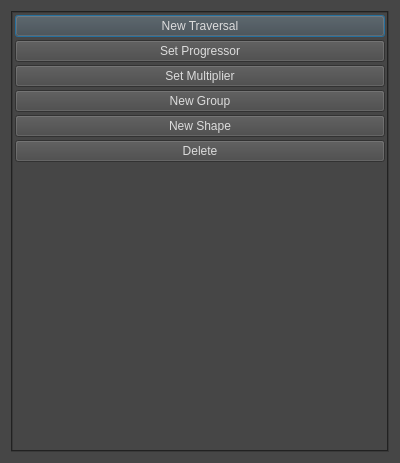
<?xml version="1.0" encoding="UTF-8"?>
<ui version="4.0">
 <class>Dialog</class>
 <widget class="QDialog" name="Dialog">
  <property name="enabled">
   <bool>true</bool>
  </property>
  <property name="geometry">
   <rect>
    <x>0</x>
    <y>0</y>
    <width>400</width>
    <height>463</height>
   </rect>
  </property>
  <property name="acceptDrops">
   <bool>false</bool>
  </property>
  <property name="windowTitle">
   <string>Simplex 2.0</string>
  </property>
  <property name="styleSheet">
   <string notr="true">
QWidget{
	background-color: rgb(70, 70, 70);
	alternate-background-color: rgb(80, 80, 80);
	color: rgb(220, 220, 220);
	font: 8pt &quot;MS Shell Dlg 2&quot;;
}

QGroupBox{
    border: 2px solid rgb(96, 96, 96);
    border-radius: 5px;
    margin-top: 2ex; /* leave space at the top for the title */
	padding: 4px 0px;
	/*padding-top: 3px;
	padding-bottom: 3px;*/
}

QGroupBox::title {
	subcontrol-origin: margin;
	subcontrol-position: top left;
	padding: 0 5px;
	left: 10px;
}




QAbstractSpinBox{
	color: rgb(45, 45, 45);
	background-color: rgb(130, 130, 130);
	border: 2px solid rgb(56, 56, 56);
}

QComboBox{
	color: rgb(45, 45, 45);
	background-color: rgb(130, 130, 130);
	border: 2px solid rgb(56, 56, 56);
}

QLineEdit{
	color: rgb(45, 45, 45);
	background-color: rgb(130, 130, 130);
	border: 2px solid rgb(56, 56, 56);
}






QScrollBar:handle:horizontal{
    border-width: 1;
	border-color: rgb(110, 110, 110);
	border-radius: 5;
	border-style: solid;
	background-color: rgb(90, 90, 90);
}

QScrollBar:handle:vertical{
    border-width: 1;
	border-color: rgb(110, 110, 110);
	border-radius: 5;
	border-style: solid;
	background-color: rgb(90, 90, 90);
}

QHeaderView::section {
    background-color: rgb(80, 80, 80);
    padding-left: 4px;
    border: 1px solid rgb(108, 108, 108);
}

 QMenuBar::item {
     spacing: 3px; /* spacing between menu bar items */
     padding: 1px 4px;
     background: transparent;
     border-radius: 4px;
 }

 QMenuBar::item:selected { /* when selected using mouse or keyboard */
     background: rgb(168, 168, 168);
 }

 QMenuBar::item:pressed {
     background: rgb(136, 136, 136);
 }

QWidget:pressed {
	background-color: rgb(50, 50, 50);
}


QWidget[bgColor=&quot;red&quot;] {
	background-color: rgb(111, 57, 43);
}
QWidget[bgColor=&quot;red&quot;]:disabled {
	background-color: rgb(105, 77, 70);
}

QWidget[bgColor=&quot;orange&quot;] {
	background-color: rgb(138, 96, 67);
}
QWidget[bgColor=&quot;orange&quot;]:disabled {
	background-color: rgb(137, 116, 101);
}

QWidget[bgColor=&quot;blue&quot;] {
	background-color: rgb(44, 57, 67);
}
QWidget[bgColor=&quot;blue&quot;]:disabled {
	background-color: rgb(60, 67, 72);
}

QWidget[bgColor=&quot;green&quot;] {
	background-color: rgb(95, 103, 82);
}
QWidget[bgColor=&quot;green&quot;]:disabled {
	background-color: rgb(114, 118, 107);
}

QWidget[bgColor=&quot;yellow&quot;] {
	background-color: rgb(146, 128, 103);
}
QWidget[bgColor=&quot;yellow&quot;]:disabled {
	background-color: rgb(161, 152, 139);
}

QWidget[bgColor=&quot;lightRed&quot;] {
	background-color: rgb(132, 73, 58);
}
QWidget[bgColor=&quot;lightRed&quot;]:disabled {
	background-color: rgb(128, 98, 91);
}

QWidget[bgColor=&quot;lightOrange&quot;] {
	background-color: rgb(140, 104, 55);
}
QWidget[bgColor=&quot;lightOrange&quot;]:disabled {
	background-color: rgb(133, 114, 90);
}

QWidget[bgColor=&quot;lightBlue&quot;] {
	background-color: rgb(82, 98, 111);
}
QWidget[bgColor=&quot;lightBlue&quot;]:disabled {
	background-color: rgb(109, 117, 124);
}

QWidget[bgColor=&quot;lightGreen&quot;] {
	background-color: rgb(137, 148, 117);
}
QWidget[bgColor=&quot;lightGreen&quot;]:disabled {
	background-color: rgb(164, 169, 154);
}

QWidget[bgColor=&quot;lightYellow&quot;] {
	background-color: rgb(131, 115, 92);
}
QWidget[bgColor=&quot;lightYellow&quot;]:disabled {
	background-color: rgb(144, 136, 124);
}

QWidget[bgColor=&quot;darkRed&quot;] {
	background-color: rgb(79, 41, 31);
}
QWidget[bgColor=&quot;darkRed&quot;]:disabled {
	background-color: rgb(75, 55, 50);
}

QWidget[bgColor=&quot;darkOrange&quot;] {
	background-color: rgb(102, 71, 49);
}
QWidget[bgColor=&quot;darkOrange&quot;]:disabled {
	background-color: rgb(101, 85, 74);
}

QWidget[bgColor=&quot;darkBlue&quot;] {
	background-color: rgb(35, 45, 53);
}
QWidget[bgColor=&quot;darkBlue&quot;]:disabled {
	background-color: rgb(48, 53, 57);
}

QWidget[bgColor=&quot;darkGreen&quot;] {
	background-color: rgb(60, 65, 52);
}
QWidget[bgColor=&quot;darkGreen&quot;]:disabled {
	background-color: rgb(72, 74, 68);
}

QWidget[bgColor=&quot;darkYellow&quot;] {
	background-color: rgb(74, 65, 52);
}
QWidget[bgColor=&quot;darkYellow&quot;]:disabled {
	background-color: rgb(81, 77, 70);
}

</string>
  </property>
  <property name="documentMode" stdset="0">
   <bool>false</bool>
  </property>
  <layout class="QHBoxLayout" name="horizontalLayout">
   <item>
    <layout class="QVBoxLayout" name="uiTraversalLAY"/>
   </item>
   <item>
    <widget class="QFrame" name="uiTravButtonFRM">
     <property name="frameShape">
      <enum>QFrame::Box</enum>
     </property>
     <property name="frameShadow">
      <enum>QFrame::Sunken</enum>
     </property>
     <layout class="QVBoxLayout" name="verticalLayout_6">
      <property name="spacing">
       <number>3</number>
      </property>
      <property name="leftMargin">
       <number>2</number>
      </property>
      <property name="topMargin">
       <number>2</number>
      </property>
      <property name="rightMargin">
       <number>2</number>
      </property>
      <property name="bottomMargin">
       <number>2</number>
      </property>
      <item>
       <widget class="QPushButton" name="uiTravNewBTN">
        <property name="sizePolicy">
         <sizepolicy hsizetype="Minimum" vsizetype="Minimum">
          <horstretch>0</horstretch>
          <verstretch>0</verstretch>
         </sizepolicy>
        </property>
        <property name="toolTip">
         <string>Make a combo out of any non-zero sliders</string>
        </property>
        <property name="text">
         <string>New Traversal</string>
        </property>
        <property name="bgColor" stdset="0">
         <string>lightBlue</string>
        </property>
       </widget>
      </item>
      <item>
       <widget class="QPushButton" name="uiTravSetProgressorBTN">
        <property name="sizePolicy">
         <sizepolicy hsizetype="Minimum" vsizetype="Minimum">
          <horstretch>0</horstretch>
          <verstretch>0</verstretch>
         </sizepolicy>
        </property>
        <property name="toolTip">
         <string>Make a combo out of any non-zero sliders</string>
        </property>
        <property name="text">
         <string>Set Progressor</string>
        </property>
        <property name="bgColor" stdset="0">
         <string>lightBlue</string>
        </property>
       </widget>
      </item>
      <item>
       <widget class="QPushButton" name="uiTravSetMultiplierBTN">
        <property name="sizePolicy">
         <sizepolicy hsizetype="Minimum" vsizetype="Minimum">
          <horstretch>0</horstretch>
          <verstretch>0</verstretch>
         </sizepolicy>
        </property>
        <property name="toolTip">
         <string>Make a combo out of the selected sliders</string>
        </property>
        <property name="text">
         <string>Set Multiplier</string>
        </property>
        <property name="bgColor" stdset="0">
         <string>lightBlue</string>
        </property>
       </widget>
      </item>
      <item>
       <widget class="QPushButton" name="uiTravNewGroupBTN">
        <property name="sizePolicy">
         <sizepolicy hsizetype="Minimum" vsizetype="Minimum">
          <horstretch>0</horstretch>
          <verstretch>0</verstretch>
         </sizepolicy>
        </property>
        <property name="toolTip">
         <string>Make a new group from the selected combos</string>
        </property>
        <property name="text">
         <string>New Group</string>
        </property>
        <property name="bgColor" stdset="0">
         <string>lightBlue</string>
        </property>
       </widget>
      </item>
      <item>
       <widget class="QPushButton" name="uiTravNewShapeBTN">
        <property name="sizePolicy">
         <sizepolicy hsizetype="Minimum" vsizetype="Minimum">
          <horstretch>0</horstretch>
          <verstretch>0</verstretch>
         </sizepolicy>
        </property>
        <property name="toolTip">
         <string>Add a shape to the selected combos' progressions</string>
        </property>
        <property name="text">
         <string>New Shape</string>
        </property>
        <property name="bgColor" stdset="0">
         <string>lightBlue</string>
        </property>
       </widget>
      </item>
      <item>
       <widget class="QPushButton" name="uiTravDeleteBTN">
        <property name="sizePolicy">
         <sizepolicy hsizetype="Minimum" vsizetype="Minimum">
          <horstretch>0</horstretch>
          <verstretch>0</verstretch>
         </sizepolicy>
        </property>
        <property name="toolTip">
         <string>Delete the selected combos</string>
        </property>
        <property name="text">
         <string>Delete</string>
        </property>
        <property name="bgColor" stdset="0">
         <string>lightBlue</string>
        </property>
       </widget>
      </item>
      <item>
       <spacer name="verticalSpacer">
        <property name="orientation">
         <enum>Qt::Vertical</enum>
        </property>
        <property name="sizeHint" stdset="0">
         <size>
          <width>20</width>
          <height>40</height>
         </size>
        </property>
       </spacer>
      </item>
     </layout>
    </widget>
   </item>
  </layout>
  <action name="uiImportACT">
   <property name="text">
    <string>Import</string>
   </property>
  </action>
  <action name="uiExportACT">
   <property name="text">
    <string>Export</string>
   </property>
  </action>
  <action name="uiLiveUpdateACT">
   <property name="checkable">
    <bool>true</bool>
   </property>
   <property name="checked">
    <bool>true</bool>
   </property>
   <property name="enabled">
    <bool>false</bool>
   </property>
   <property name="text">
    <string>Live Update</string>
   </property>
   <property name="toolTip">
    <string>Changes made in simplex dialog will update to the simplex system</string>
   </property>
  </action>
  <action name="uiLiveShapeConnectionACT">
   <property name="checkable">
    <bool>true</bool>
   </property>
   <property name="checked">
    <bool>true</bool>
   </property>
   <property name="text">
    <string>Live Shape Connection</string>
   </property>
   <property name="toolTip">
    <string>Keep a live connection between extracted shape and simplex</string>
   </property>
  </action>
  <action name="uiExtractOnCreateACT">
   <property name="checkable">
    <bool>true</bool>
   </property>
   <property name="checked">
    <bool>false</bool>
   </property>
   <property name="text">
    <string>Extract Shape on Create</string>
   </property>
  </action>
  <action name="uiExtractPosedACT">
   <property name="text">
    <string>Extract Posed Shape</string>
   </property>
  </action>
  <action name="uiConvertCorrectiveACT">
   <property name="text">
    <string>Convert to corrective</string>
   </property>
  </action>
  <action name="uiSplitShapePSDACT">
   <property name="text">
    <string>Split Shape</string>
   </property>
  </action>
  <action name="uiExportObjPSDACT">
   <property name="text">
    <string>Export PSD Obj</string>
   </property>
  </action>
  <action name="uiImportObjPSDACT">
   <property name="text">
    <string>Import PSD Obj</string>
   </property>
  </action>
  <action name="uiSetWorkingDirectoryACT">
   <property name="text">
    <string>Set Work Directory</string>
   </property>
  </action>
  <action name="uiHideRedundantACT">
   <property name="checkable">
    <bool>true</bool>
   </property>
   <property name="checked">
    <bool>true</bool>
   </property>
   <property name="text">
    <string>Hide Redundant Items</string>
   </property>
  </action>
  <action name="uiDoubleSliderRangeACT">
   <property name="checkable">
    <bool>true</bool>
   </property>
   <property name="checked">
    <bool>false</bool>
   </property>
   <property name="text">
    <string>Double Slider Range</string>
   </property>
  </action>
  <action name="uiLegacyJsonACT">
   <property name="checkable">
    <bool>true</bool>
   </property>
   <property name="checked">
    <bool>true</bool>
   </property>
   <property name="text">
    <string>Legacy JSON</string>
   </property>
  </action>
 </widget>
 <resources/>
 <connections/>
</ui>
